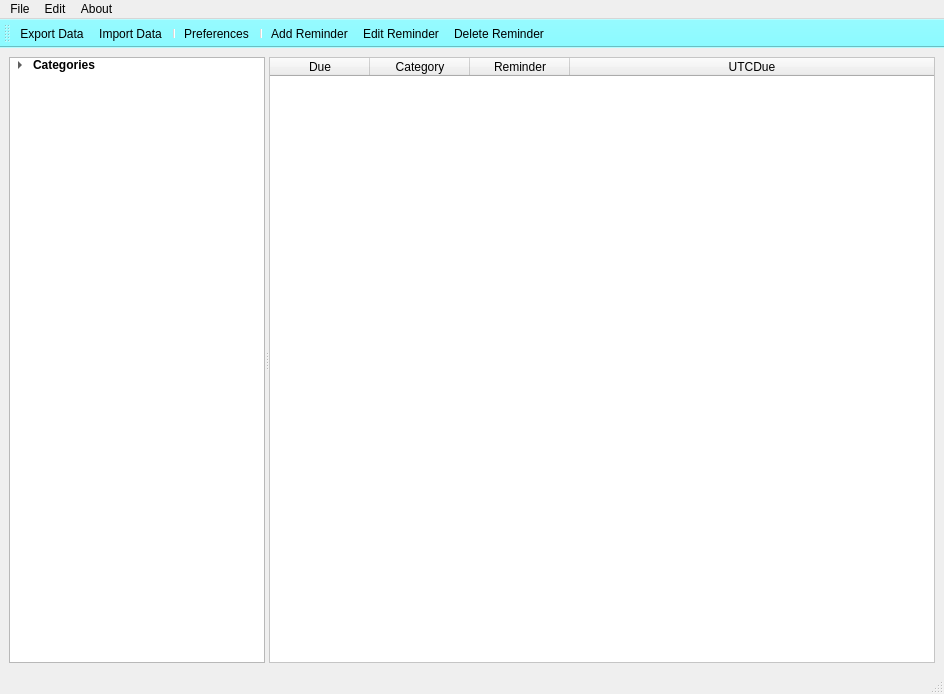
<?xml version="1.0" encoding="UTF-8"?>
<ui version="4.0">
 <class>mainWindow</class>
 <widget class="QMainWindow" name="mainWindow">
  <property name="geometry">
   <rect>
    <x>0</x>
    <y>0</y>
    <width>944</width>
    <height>694</height>
   </rect>
  </property>
  <property name="windowTitle">
   <string>QTierna</string>
  </property>
  <property name="windowIcon">
   <iconset resource="../icons.qrc">
    <normaloff>:/icons/icons/alarm-clock.png</normaloff>:/icons/icons/alarm-clock.png</iconset>
  </property>
  <property name="windowOpacity">
   <double>0.990000000000000</double>
  </property>
  <widget class="QWidget" name="centralwidget">
   <layout class="QGridLayout" name="gridLayout">
    <item row="0" column="0">
     <widget class="QSplitter" name="splitter">
      <property name="orientation">
       <enum>Qt::Horizontal</enum>
      </property>
      <property name="childrenCollapsible">
       <bool>false</bool>
      </property>
      <widget class="QTreeWidget" name="mainTreeWidget">
       <property name="sizePolicy">
        <sizepolicy hsizetype="MinimumExpanding" vsizetype="Expanding">
         <horstretch>0</horstretch>
         <verstretch>0</verstretch>
        </sizepolicy>
       </property>
       <property name="minimumSize">
        <size>
         <width>200</width>
         <height>0</height>
        </size>
       </property>
       <property name="statusTip">
        <string>Filter by category</string>
       </property>
       <property name="headerHidden">
        <bool>true</bool>
       </property>
       <attribute name="headerStretchLastSection">
        <bool>true</bool>
       </attribute>
       <column>
        <property name="text">
         <string>category</string>
        </property>
        <property name="font">
         <font>
          <weight>75</weight>
          <bold>true</bold>
         </font>
        </property>
       </column>
       <item>
        <property name="text">
         <string>Categories</string>
        </property>
        <property name="font">
         <font>
          <weight>75</weight>
          <bold>true</bold>
         </font>
        </property>
        <item>
         <property name="text">
          <string>All</string>
         </property>
         <property name="font">
          <font>
           <weight>75</weight>
           <bold>true</bold>
          </font>
         </property>
        </item>
        <item>
         <property name="text">
          <string>Complete</string>
         </property>
         <property name="font">
          <font>
           <weight>75</weight>
           <bold>true</bold>
          </font>
         </property>
        </item>
        <item>
         <property name="text">
          <string>Uncategorized</string>
         </property>
         <property name="font">
          <font>
           <weight>75</weight>
           <bold>true</bold>
          </font>
         </property>
        </item>
       </item>
      </widget>
      <widget class="QTableWidget" name="mainTableWidget">
       <property name="sizePolicy">
        <sizepolicy hsizetype="Expanding" vsizetype="Expanding">
         <horstretch>1</horstretch>
         <verstretch>0</verstretch>
        </sizepolicy>
       </property>
       <property name="minimumSize">
        <size>
         <width>500</width>
         <height>500</height>
        </size>
       </property>
       <property name="styleSheet">
        <string notr="true">QTableWidget{
	background-color: #FFF;
	alternate-background-color: rgb(140, 250, 255);
}

QTableWidget[complete=true]{
	background-color: #FFF;
	alternate-background-color: rgb(115, 235, 174, 127);
}

QToolTip {

color: #000000; 
border-radius: 5px;
max-width: 300px; 
background-color: rgb(140, 250, 255); 
border: 1px solid white; 

}
</string>
       </property>
       <property name="horizontalScrollBarPolicy">
        <enum>Qt::ScrollBarAlwaysOff</enum>
       </property>
       <property name="alternatingRowColors">
        <bool>true</bool>
       </property>
       <property name="selectionMode">
        <enum>QAbstractItemView::MultiSelection</enum>
       </property>
       <property name="selectionBehavior">
        <enum>QAbstractItemView::SelectRows</enum>
       </property>
       <attribute name="horizontalHeaderStretchLastSection">
        <bool>true</bool>
       </attribute>
       <attribute name="verticalHeaderStretchLastSection">
        <bool>false</bool>
       </attribute>
       <column>
        <property name="text">
         <string>Due</string>
        </property>
       </column>
       <column>
        <property name="text">
         <string>Category</string>
        </property>
       </column>
       <column>
        <property name="text">
         <string>Reminder</string>
        </property>
       </column>
       <column>
        <property name="text">
         <string>UTCDue</string>
        </property>
       </column>
      </widget>
     </widget>
    </item>
   </layout>
  </widget>
  <widget class="QMenuBar" name="mainMenubar">
   <property name="geometry">
    <rect>
     <x>0</x>
     <y>0</y>
     <width>944</width>
     <height>25</height>
    </rect>
   </property>
   <widget class="QMenu" name="menuFile">
    <property name="title">
     <string>File</string>
    </property>
    <addaction name="actionImport_Data"/>
    <addaction name="actionExport_Data"/>
    <addaction name="separator"/>
    <addaction name="actionExit_2"/>
   </widget>
   <widget class="QMenu" name="menuAbout">
    <property name="title">
     <string>About</string>
    </property>
    <addaction name="actionHelp"/>
    <addaction name="separator"/>
    <addaction name="actionAbout"/>
   </widget>
   <widget class="QMenu" name="menuReminder">
    <property name="title">
     <string>Edit</string>
    </property>
    <addaction name="actionAdd_Reminder"/>
    <addaction name="actionEdit_Reminder"/>
    <addaction name="actionRemove_Reminder"/>
    <addaction name="separator"/>
    <addaction name="separator"/>
    <addaction name="actionPreferences"/>
   </widget>
   <addaction name="menuFile"/>
   <addaction name="menuReminder"/>
   <addaction name="menuAbout"/>
  </widget>
  <widget class="QToolBar" name="toolBar">
   <property name="windowTitle">
    <string>toolBar</string>
   </property>
   <property name="toolTip">
    <string>Edit Reminder</string>
   </property>
   <property name="styleSheet">
    <string notr="true">QToolBar{
    background-color: rgb(140, 250, 255);
     float: right;
}

QToolButton:hover{
   border: 1px solid white;
   background-color:rgb(140, 250, 255);
}</string>
   </property>
   <property name="iconSize">
    <size>
     <width>32</width>
     <height>32</height>
    </size>
   </property>
   <property name="toolButtonStyle">
    <enum>Qt::ToolButtonIconOnly</enum>
   </property>
   <attribute name="toolBarArea">
    <enum>TopToolBarArea</enum>
   </attribute>
   <attribute name="toolBarBreak">
    <bool>false</bool>
   </attribute>
   <addaction name="actionExport_Data"/>
   <addaction name="actionImport_Data"/>
   <addaction name="separator"/>
   <addaction name="actionPreferences"/>
   <addaction name="separator"/>
   <addaction name="actionAdd_Reminder"/>
   <addaction name="actionEdit_Reminder"/>
   <addaction name="actionRemove_Reminder"/>
  </widget>
  <widget class="QStatusBar" name="statusBar"/>
  <action name="actionImport_Data">
   <property name="icon">
    <iconset resource="../icons.qrc">
     <normaloff>:/icons/icons/import_white.png</normaloff>:/icons/icons/import_white.png</iconset>
   </property>
   <property name="text">
    <string>Import Data</string>
   </property>
   <property name="statusTip">
    <string>Import Reminders</string>
   </property>
   <property name="shortcut">
    <string>Ctrl+I</string>
   </property>
  </action>
  <action name="actionExport_Data">
   <property name="icon">
    <iconset resource="../icons.qrc">
     <normaloff>:/icons/icons/export_white.png</normaloff>:/icons/icons/export_white.png</iconset>
   </property>
   <property name="text">
    <string>Export Data</string>
   </property>
   <property name="statusTip">
    <string>Export Reminders</string>
   </property>
   <property name="shortcut">
    <string>Ctrl+E</string>
   </property>
  </action>
  <action name="actionExit">
   <property name="text">
    <string>Exit</string>
   </property>
  </action>
  <action name="actionExit_2">
   <property name="text">
    <string>Exit</string>
   </property>
  </action>
  <action name="actionAdd_Reminder">
   <property name="icon">
    <iconset resource="../icons.qrc">
     <normaloff>:/icons/icons/circle-add_white.png</normaloff>:/icons/icons/circle-add_white.png</iconset>
   </property>
   <property name="text">
    <string>Add Reminder</string>
   </property>
   <property name="statusTip">
    <string>Add Reminder</string>
   </property>
   <property name="shortcut">
    <string>Ctrl+A</string>
   </property>
  </action>
  <action name="actionRemove_Reminder">
   <property name="icon">
    <iconset resource="../icons.qrc">
     <normaloff>:/icons/icons/trash_white.png</normaloff>:/icons/icons/trash_white.png</iconset>
   </property>
   <property name="text">
    <string>Delete Reminder</string>
   </property>
   <property name="statusTip">
    <string>Delete selected reminders</string>
   </property>
   <property name="shortcut">
    <string>Ctrl+D</string>
   </property>
  </action>
  <action name="actionHelp">
   <property name="text">
    <string>Help</string>
   </property>
  </action>
  <action name="actionAbout">
   <property name="text">
    <string>About</string>
   </property>
  </action>
  <action name="actionPreferences">
   <property name="icon">
    <iconset resource="../icons.qrc">
     <normaloff>:/icons/icons/settings_white.png</normaloff>:/icons/icons/settings_white.png</iconset>
   </property>
   <property name="text">
    <string>Preferences</string>
   </property>
   <property name="statusTip">
    <string>Configure settings</string>
   </property>
  </action>
  <action name="actionEdit_Reminder">
   <property name="icon">
    <iconset resource="../icons.qrc">
     <normaloff>:/icons/icons/edit_white.png</normaloff>:/icons/icons/edit_white.png</iconset>
   </property>
   <property name="text">
    <string>Edit Reminder</string>
   </property>
   <property name="statusTip">
    <string>Edit selected reminder</string>
   </property>
   <property name="shortcut">
    <string>Ctrl+E</string>
   </property>
  </action>
 </widget>
 <resources>
  <include location="../icons.qrc"/>
 </resources>
 <connections/>
</ui>
